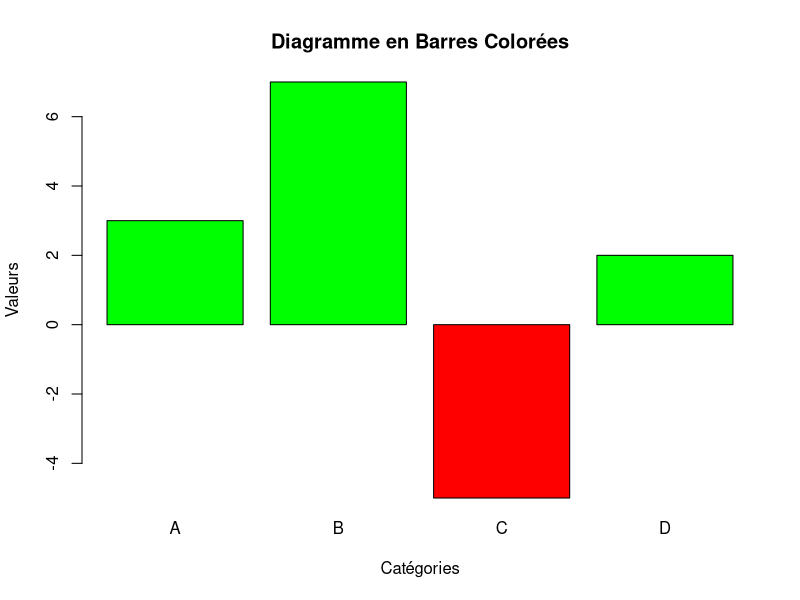

The R source for this figure:

categories <- c("A", "B", "C", "D")
values <- c(3, 7, -5, 2)  # Données avec variations positives et négatives
colors <- ifelse(values > 0, "green", "red")  # Couleurs selon la valeur

barplot(values, names.arg = categories, col = colors, main = "Diagramme en Barres Colorées",
        xlab = "Catégories", ylab = "Valeurs")
